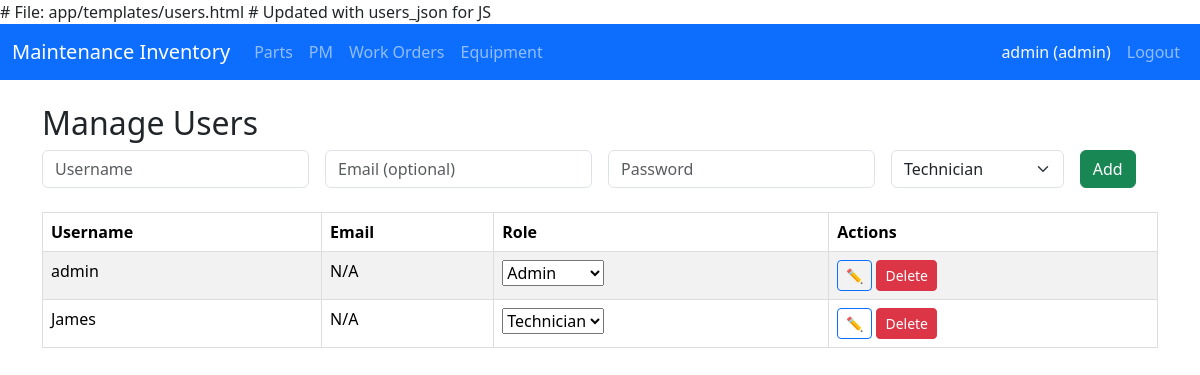
Page /pm/users (signed in) on the earlier database version.
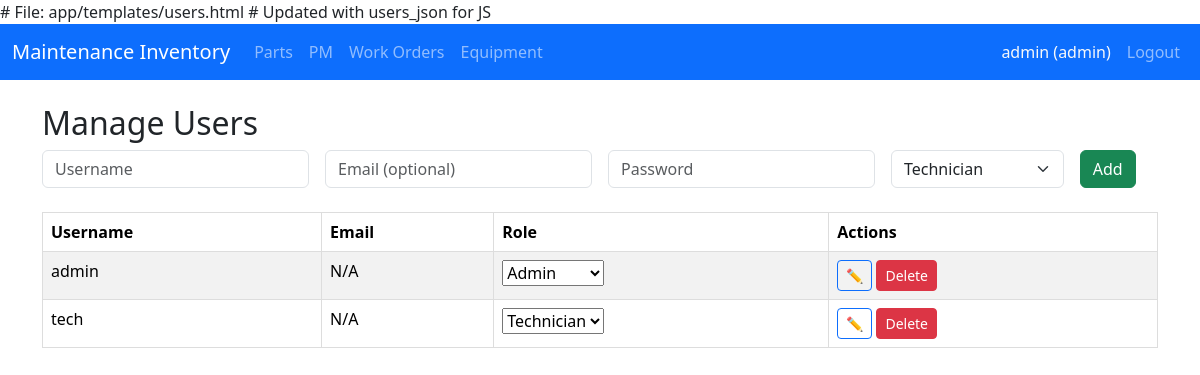
Same page on the later database version.
### app/models/user.py (models this page shows, shortened)
class User(UserMixin, db.Model):
    __tablename__ = 'users'
    id = db.Column(db.Integer, primary_key=True)
    username = db.Column(db.String(80), unique=True, nullable=False)
    password_hash = db.Column(db.String(256), nullable=False)
    role = db.Column(db.String(20), default='technician')
    must_change_password = db.Column(db.Boolean, default=True)
    created_at = db.Column(db.DateTime, default=datetime.now)
    email = db.Column(db.String(120), unique=True, nullable=True)

### app/routes/pm.py (the view, shortened to what this page needs)
@bp.route('/users', methods=['GET', 'POST'])
@login_required
def manage_users():
    if current_user.role != 'admin':
        flash("Access denied.", "danger")
        return redirect(url_for('pm.index'))
    users = User.query.all()
    users_list = [{'id': u.id, 'username': u.username, 'email': u.email, 'role': u.role} for u in users]
    return render_template('users.html', users=users, users_json=users_list)

### app/templates/users.html (shortened to what this page needs)
{% extends "base.html" %}
{% block content %}
<h2>Manage Users</h2>
<form method="post" class="mb-4">
    <div class="row g-3">
        <div class="col-md-3"><input name="username" class="form-control" placeholder="Username" required></div>
        <div class="col-md-3"><input name="email" class="form-control" placeholder="Email (optional)"></div>
        <div class="col-md-3"><input name="password" type="password" class="form-control" placeholder="Password" required></div>
        <div class="col-md-2">
            <select name="role" class="form-select">
                <option value="technician">Technician</option>
            </select>
        </div>
        <div class="col-md-1"><button type="submit" class="btn btn-success">Add</button></div>
    </div>
</form>
<table class="table table-striped">
    <thead><tr><th>Username</th><th>Email</th><th>Role</th><th>Actions</th></tr></thead>
    <tbody>
        {% for user in users %}
        <tr>
            <td>{{ user.username }}</td>
            <td>{{ user.email or 'N/A' }}</td>
            <td>
                <form method="post" class="d-inline">
                    <select name="new_role" onchange="this.form.submit()">
                        <option value="technician" {% if user.role == 'technician' %}selected{% endif %}>Technician</option>
                        <option value="admin" {% if user.role == 'admin' %}selected{% endif %}>Admin</option>
                    </select>
                </form>
            </td>
            <td>
                <button class="btn btn-sm btn-outline-primary" onclick="editUser({{ user.id }})">✏️</button>
                <form method="post" class="d-inline">
                    <button type="submit" class="btn btn-sm btn-danger" onclick="return confirm('Delete user?')">Delete</button>
                </form>
            </td>
        </tr>
        {% endfor %}
    </tbody>
</table>
{% endblock %}

### app/templates/base.html (shortened to what this page needs)
<!DOCTYPE html>
<html lang="en">
<head>
    <link href="https://cdn.jsdelivr.net/npm/bootstrap@5.3.3/dist/css/bootstrap.min.css" rel="stylesheet">
</head>
<body>
<nav class="navbar navbar-expand-lg navbar-dark bg-primary sticky-top">
    <div class="container-fluid">
        <a class="navbar-brand" href="{{ url_for('dashboard.index') }}">Maintenance Inventory</a>
        <div class="collapse navbar-collapse" id="navbarNav">
            <ul class="navbar-nav me-auto">
                <li class="nav-item">
                    <a class="nav-link" href="{{ url_for('parts.index') }}">Parts</a>
                </li>
                <li class="nav-item">
                    <a class="nav-link" href="{{ url_for('pm.index') }}">PM</a>
                </li>
                <li class="nav-item">
                    <a class="nav-link" href="{{ url_for('workorder.index') }}">Work Orders</a>
                </li>
                <li class="nav-item">
                    <a class="nav-link" href="{{ url_for('equipment.index') }}">Equipment</a>
                </li>
            </ul>
            <ul class="navbar-nav ms-auto">
                <li class="nav-item">
                    <span class="nav-link text-light">
                        {{ current_user.username }} ({{ current_user.role }})
                    </span>
                </li>
                <li class="nav-item">
                    <a class="nav-link" href="{{ url_for('auth.logout') }}">Logout</a>
                </li>
            </ul>
        </div>
    </div>
</nav>
    <div class="container mt-4">
        {% block content %}{% endblock %}
    </div>
</body>
</html>

### app/templates/base.html (style rules this page uses)
table { width: 100%; border-collapse: collapse; margin-top: 10px; }
th, td { border: 1px solid #ddd; padding: 8px; text-align: left; }
th { background-color: #f2f2f2; cursor: pointer; }

Differences in the rows shown:
removed User: username "James", email "N/A", new_role "Technician"
added User: username "tech", email "N/A", new_role "Technician"
